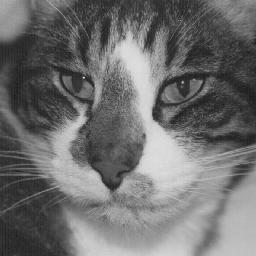
#> input picture Lezioni/Lezione_1/dorian.jpg, 256 x 256 px
$ jupyter execute 4_img_carat.ipynb
#> lines starting #> are read from the running program, lines starting #| are printed output that depends on the picture
# Caratterizzazione delle immagini

[cell 1]
# Librerie
import numpy as np
import matplotlib.pyplot as plt
import scipy.ndimage as ndi
import skimage.io as io

[cell 2]
# Import immagine
x = io.imread("dorian.jpg")
#> x is the input picture: shape (256, 256); min 21, max 228, mean 110.6

# Dimensione delle immagini
(M,N) = x.shape
#> M = 256; N = 256

# Media
xmed = np.mean(x)
#> xmed = 110.6

# Deviazione standard
xstd = np.std(x)
#> xstd = 51.97

# Varianza
variance = np.var(x)
#> variance = 2701.2

Calcolo della media mediante una maschera 3x3

[cell 3]
from time import time
tic = time()

MED = np.zeros((M-2,N-2))

for i in range(M-2):
    for j in range(N-2):
        MED[i,j] = np.mean(x[i:i+3,j:j+3])
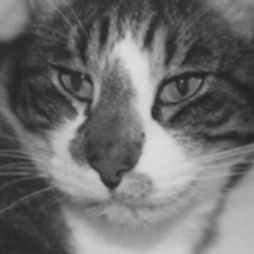
#> MED: shape (254, 254) float64; min 33.56, max 221, mean 110.7

plt.figure()
plt.imshow(x, clim=[0,255],cmap="gray")
plt.title("Immagine Normale")

plt.figure()
plt.imshow(MED, clim=[0,255], cmap="gray")
plt.title("Media locale 3x3")

toc = time()
print("Tempo d'esecuzione: ",toc-tic," s")

Posso utilizzare anche delle funzioni preconfigurate per il calcolo delle statistiche locali di un immagine. Precisamente tali funzioni sono dette generic-filter

[cell 4]
tic = time()

y = ndi.generic_filter(x, np.mean, (3,3))

plt.figure()
plt.subplot(1,2,1)
plt.imshow(x, clim=[0,255],cmap="gray")
plt.subplot(1,2,2)
plt.imshow(y, clim=[0, 255], cmap="gray")

toc = time()
print("Tempo d'esecuzione: ", toc - tic, " s")
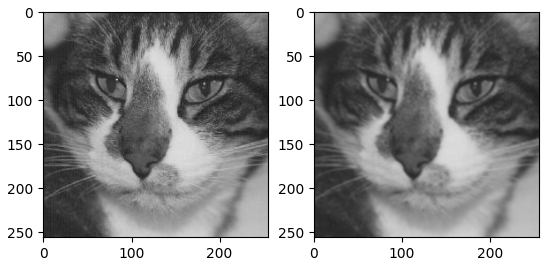
#> figure drawn by matplotlib, 2 panels

Per visualizzare l'istogramma delle occorrenze dei livelli di grigio, si avrà:

[cell 5]
n, b = np.histogram(x, np.arange(257))
#> n = 256 values, max 862 at index 54, min 0 at index 0, mean 256; b = 257 values from 0 to 256
plt.figure()
plt.bar(np.arange(256), n)
plt.axis([0,255,0,1.1*np.max(n)])
#> Out = (0, 255, 0, 948.2)
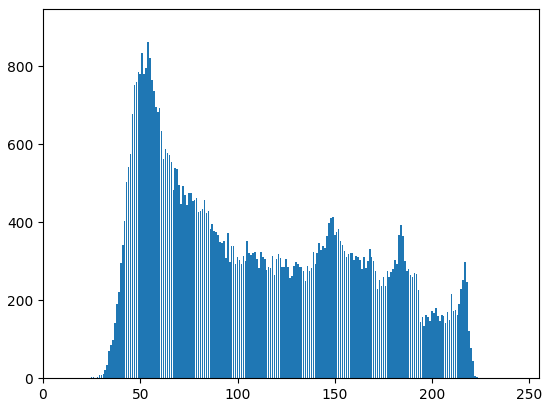
#> figure drawn by matplotlib, 1 panel; tallest bar 862 high, from x = 53.6 to 54.4
